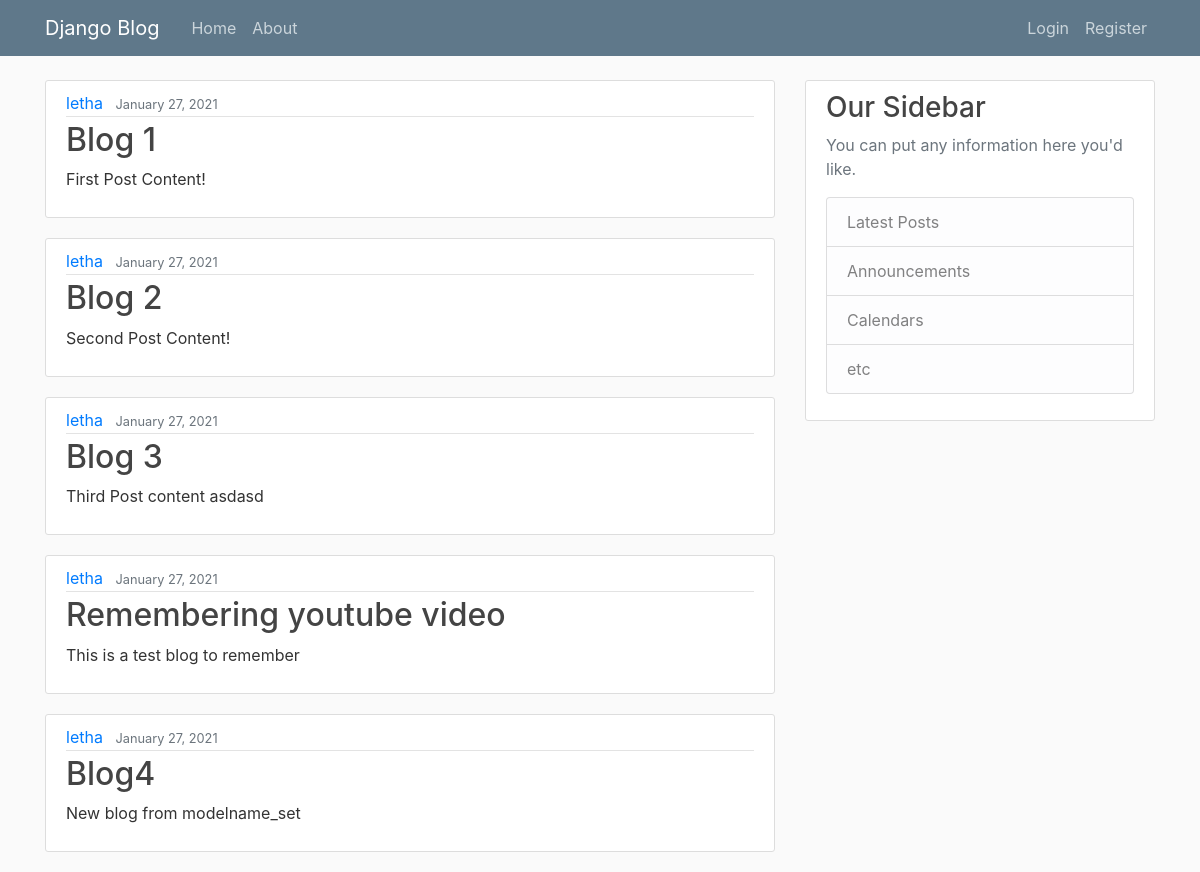
Screenshot of /blog/ with the database file from the repository.
### Blog/models.py (models this page shows, shortened)
class Post(models.Model):
    title = models.CharField(max_length=100)
    content = models.TextField()
    date_posted = models.DateTimeField(default=timezone.now)
    author = models.ForeignKey(User, on_delete=models.CASCADE)

### Blog/views.py (the view)
# urls.py: path('', views.home, name='blog-home'),
def home(request):
    context = {
        'posts': Post.objects.all()
    }
    return render(request, 'Blog/home.html', context)

### Blog/templates/Blog/home.html
{% extends 'blog/base.html' %}
{% block content %}
    {% for post in posts %}
        <article class="media content-section">
          <div class="media-body">
            <div class="article-metadata">
              <a class="mr-2" href="#">{{ post.author }}</a>
              <small class="text-muted">{{ post.date_posted|date:"F d, Y"}}</small>
            </div>
            <h2><a class="article-title" href="#">{{ post.title }}</a></h2>
            <p class="article-content">{{ post.content }}</p>
          </div>
        </article>
    {% endfor %}
{% endblock content %}

### Blog/static/Blog/blog.css (style rules this page uses)
body { background: #fafafa; color: #333333; margin-top: 5rem; }
h1, h2, h3, h4, h5, h6 { color: #444444; }
.content-section { background: #ffffff; padding: 10px 20px; border: 1px solid #dddddd; border-radius: 3px; margin-bottom: 20px; }
.article-title { color: #444444; }
.article-content { white-space: pre-line; }
.article-metadata { padding-bottom: 1px; margin-bottom: 4px; border-bottom: 1px solid #e3e3e3 }

### rows the page displays
Post: author "letha", date_posted "January 27, 2021", title "Blog 1", content "First Post Content!"
Post: author "letha", date_posted "January 27, 2021", title "Blog 2", content "Second Post Content!"
Post: author "letha", date_posted "January 27, 2021", title "Blog 3", content "Third Post content asdasd"
Post: author "letha", date_posted "January 27, 2021", title "Remembering youtube video", content "This is a test blog to remember"
Post: author "letha", date_posted "January 27, 2021", title "Blog4", content "New blog from modelname_set"
